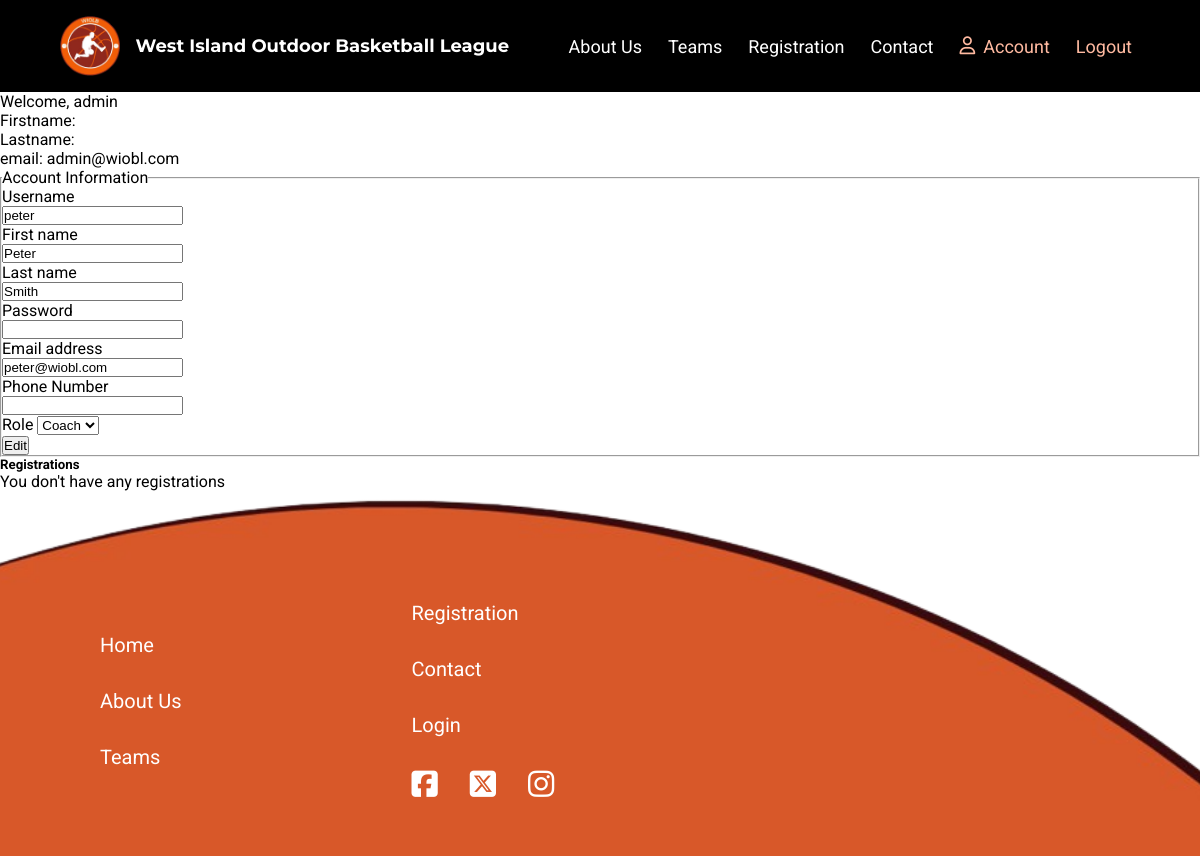
The page /wioblapp/account/4/ (signed in) on the database as committed earlier.
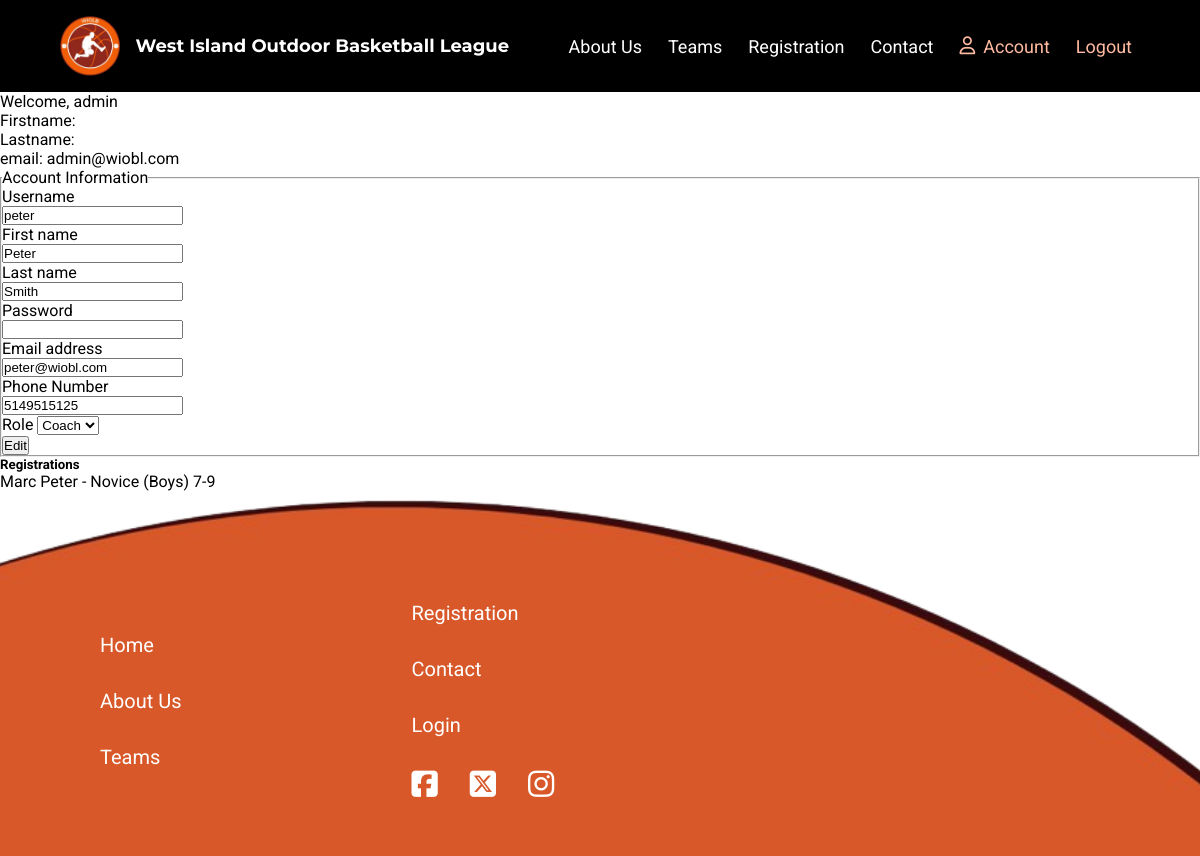
The same page on the database as committed later.
### wioblapp/models.py (models this page shows, shortened)
class UserAccount(AbstractUser):
    role = models.ForeignKey(Role, on_delete=models.RESTRICT, related_name="user_accounts", null=True, blank=True)
    bio = models.TextField("Bio", blank=True, null=True)

class Registration(models.Model):
    player = models.ForeignKey(Player, on_delete=models.CASCADE, related_name="registrations")
    reg_type = models.ForeignKey(RegistrationType, on_delete=models.CASCADE, related_name="registrations")
    address = models.CharField("Address", max_length=200)
    email = models.EmailField("Email Adress", max_length=254, blank=True, null=True)
    phone = models.CharField("Phone Number", max_length=15)
    uniform_size = models.CharField("Uniform Size", max_length=3)
    consent = models.BooleanField("Consent", default=False, null=False)
    volunteer = models.BooleanField("Volunteer", default=False)
    phone = models.CharField("Phone Number", max_length=15)
    date_time = models.DateTimeField("Date", auto_now_add=True)
    message = models.TextField("Special Requests", blank=True, null=True)
    def __str__(self):
        return f"{self.player} - {self.reg_type}"

class Player(models.Model):
    related_account = models.ForeignKey(UserAccount, on_delete=models.CASCADE, related_name="players")
    team_name = models.ForeignKey(Team, on_delete=models.RESTRICT, related_name="players", blank=True, null=True)
    name = models.CharField("Name", max_length=50)
    dob = models.DateField("Date Of Birth")
    gender = models.CharField("Gender", max_length=20, blank=True, null=True)
    def __str__(self):
        return self.name

class RegistrationType(models.Model):
    reg_type = models.CharField("Registration Type", max_length=50, primary_key=True)
    description = models.CharField("Description", max_length=300)
    cost = models.IntegerField("Cost")
    def __str__(self):
        return str(self.reg_type)

### wioblapp/views.py (the view, shortened to what this page needs)
# urls.py: path("account/<int:account_id>/", views.member_account, name="member_account"),
@login_required(login_url="login")
def member_account(request, account_id):
    member = get_object_or_404(UserAccount, pk=account_id)
    players = Player.objects.filter(related_account=account_id)
    registrations = Registration.objects.filter(player__in=players)
    password = member.password
    try:
        player = Player.objects.filter(related_account=account_id).first()
    except Player.DoesNotExist:
        pass
    try:
        registration = Registration.objects.get(player=player)
        phone = registration.phone
    except Registration.DoesNotExist:
        phone = ""
    if request.method == "GET":
        account_form = ModifyAccountForm(instance=member, initial={"phone": phone})
    context = {
        "account_form": account_form,
        "member": member,
        "players": players,
        "registrations": registrations,
    }
    return render(request, "member_account.html", context)

### wioblapp/forms.py
class ModifyAccountForm(forms.ModelForm):
    password = forms.CharField(label="Password", max_length=20, widget=forms.PasswordInput, required=False)
    phone = forms.CharField(label="Phone Number", required=False)
    class Meta:
        model = UserAccount
        fields = ["username", "first_name", "last_name", "password", "email", "phone", "role"]

### wioblapp/models.py (called while the page is built)
    def __str__(self):
        return self.name

### wioblapp/templates/member_account.html (shortened to what this page needs)
{% extends 'base.html' %}
{% load static %}
{% block content %}
    {% if request.user.is_authenticated %}
        <div>Welcome, {{ user.username }}</div>
        <div>Firstname: {{ user.first_name }}</div>
        <div>Lastname: {{ user.last_name }}</div>
        <div>email: {{ user.email }}</div>
        <form action="{% url 'member_account' request.user.id %}" method="POST">
            <fieldset>
                <legend>Account Information</legend>
                {% for field in account_form %}
                    <div>
                        {{ field.label }}
                        {{ field }}
                    </div>
                {% endfor %}
                <button name="account_edit">Edit</button>
            </fieldset>
        </form>
        <h5>Registrations</h5>
        {% if registrations %}
            <ul>
            {% for registration in registrations %}
                <li>{{ registration }}</li>
            {% endfor %}
            </ul>
        {% else %}
            <p>You don't have any registrations</p>
        {% endif %}
    {% endif %}
{% endblock %}

### wioblapp/templates/base.html (shortened to what this page needs)
{% load static %}
<!DOCTYPE html>
<html lang="en">
<head>
    <link rel="stylesheet" href="{% static 'style.css' %}">
    <link rel="stylesheet" href="https://cdnjs.cloudflare.com/ajax/libs/font-awesome/6.7.2/css/all.min.css"
 />
    <link rel="stylesheet" href="https://unpkg.com/leaflet@1.9.4/dist/leaflet.css"
/>
</head>
<body class="{% block body_class %}default-body{% endblock %}">
    <nav class="navbar">
        <div class="nav-container">
            <div class="nav-flex">
                <div class="logo">
                    <a href="{% url 'index' %}">
                        <img src="{% static 'images/logo.png' %}" alt="">
                        <h1>West Island outdoor basketball league</h1>
                    </a>
                </div>
                <div class="menu">
                    <ul class="menu-list" id="menu-list">
                        <li><a href="{% url 'about' %}">About us</a></li>
                        <li><a href="{% url 'teams' %}">Teams</a></li>
                        <li><a href="{% url 'registration' %}">Registration</a></li>
                        <li><a href="#">Contact</a></li>
                        {% if request.user.is_authenticated %}
                            <li>
                                <a class="orange-url account-url" href="{% url 'member_account' request.user.id %}">
                                    <i class="fa-regular fa-user"></i> Account
                                </a>
                            </li>
                            <li><a class="orange-url" href="{% url 'logout' %}">Logout</a></li>
                        {% else %}
                            <li><a class="orange-url" href="{% url 'sign-up' %}">Sign-up</a></li>
                            <li><a class="orange-url" href="{% url 'login' %}">Login</a></li>
                        {% endif %}
                    </ul>
                </div>
            </div>
        </div>
    </nav>
    <div>
        {% block content %}
        {% endblock %}
    </div>
    <footer class="{% block footer_class %}default-footer{% endblock %}">
        <div class="container">
            <div class="footer-flex">
                <ul class="footer-list">
                    <li><a href="{% url 'index' %}">Home</a></li>
                    <li><a href="{% url 'about' %}">About us</a></li>
                    <li><a href="{% url 'teams' %}">Teams</a></li>
                </ul>
                <ul class="footer-list">
                    <li><a href="{% url 'registration' %}">Registration</a></li>
                    <li><a href="#">Contact</a></li>
                    <li><a href="{% url 'login' %}">Login</a></li>
                    <ul class="social-media-icons">
                        <li><a href="#">
                                <i class="fa-brands fa-square-facebook"></i>
                            </a></li>
                        <li><a href="#">
                                <i class="fa-brands fa-square-x-twitter"></i>
                            </a></li>
                        <li><a href="#">
                                <i class="fa-brands fa-instagram"></i>
                            </a></li>
                    </ul>
                </ul>
            </div>
        </div>
    </footer>
</body>
</html>

### wiobl/static/style.css (style rules this page uses)
* { margin: 0; padding: 0; box-sizing: border-box; }
body { font-family: Roboto; }
h1 { color: #ffffff; text-transform: capitalize; font-family: Montserrat; font-size: 18px; font-weight: 700; }
.container { max-width: 1000px; width: 90%; margin-right: auto; margin-left: auto; }
.navbar { padding: 16px 0; background-color: #000000; color: #ffffff; position: relative; }
.nav-container { max-width: 1500px; width: 90%; margin-right: auto; margin-left: auto; }
.nav-flex { display: flex; gap: 40px; justify-content: space-between; align-items: center; position: relative; }
.logo a { display: flex; align-items: center; gap: 16px; text-decoration: none; color: white; font-size: 24px; font-weight: bold; }
.logo img { height: 60px; }
.menu-list { list-style: none; display: flex; gap: 10px; align-items: center; justify-content: center; }
.menu a { text-decoration: none; color: white; font-size: 18px; display: block; padding: 4px 8px; border-radius: 3px; transition: 0.5s; text-transform: capitalize; text-align: center; }
.menu-list .orange-url { color: #ffbaa1; }
.menu-list .account-url { display: flex; gap: 8px; align-items: center; justify-content: center; }
footer { padding-top: 110px; padding-bottom: 24px; background-image: url("/static/images/footer-ball.png"); background-position: top; background-size: cover; }
.footer-flex { display: flex; gap: 230px; align-items: center; justify-content: start; }
footer ul { list-style: none; }
.footer-list li { margin-bottom: 32px; }
footer a { color: #ffffff; text-decoration: none; text-transform: capitalize; font-size: 20px; }
.social-media-icons { display: flex; gap: 32px; }
footer i { font-size: 30px; }
.login-form label, input { display: block; }

Rows that differ between the two databases and show on the page:
added Registration: account_form "5149515125", player+reg_type "Marc Peter - Novice (Boys) 7-9"
Other text that changed with them:
text no longer shown: "You don't have any registrations"
